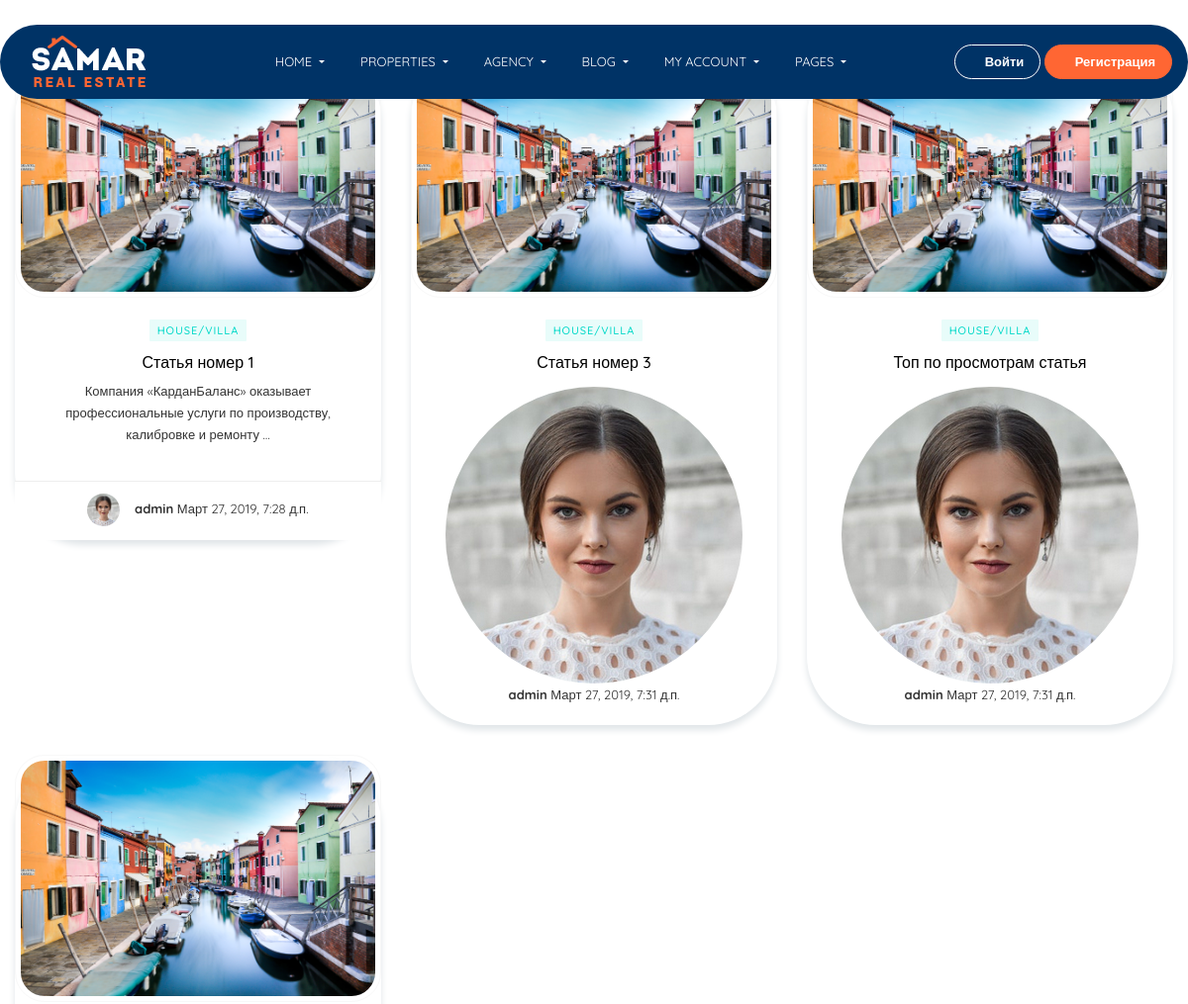
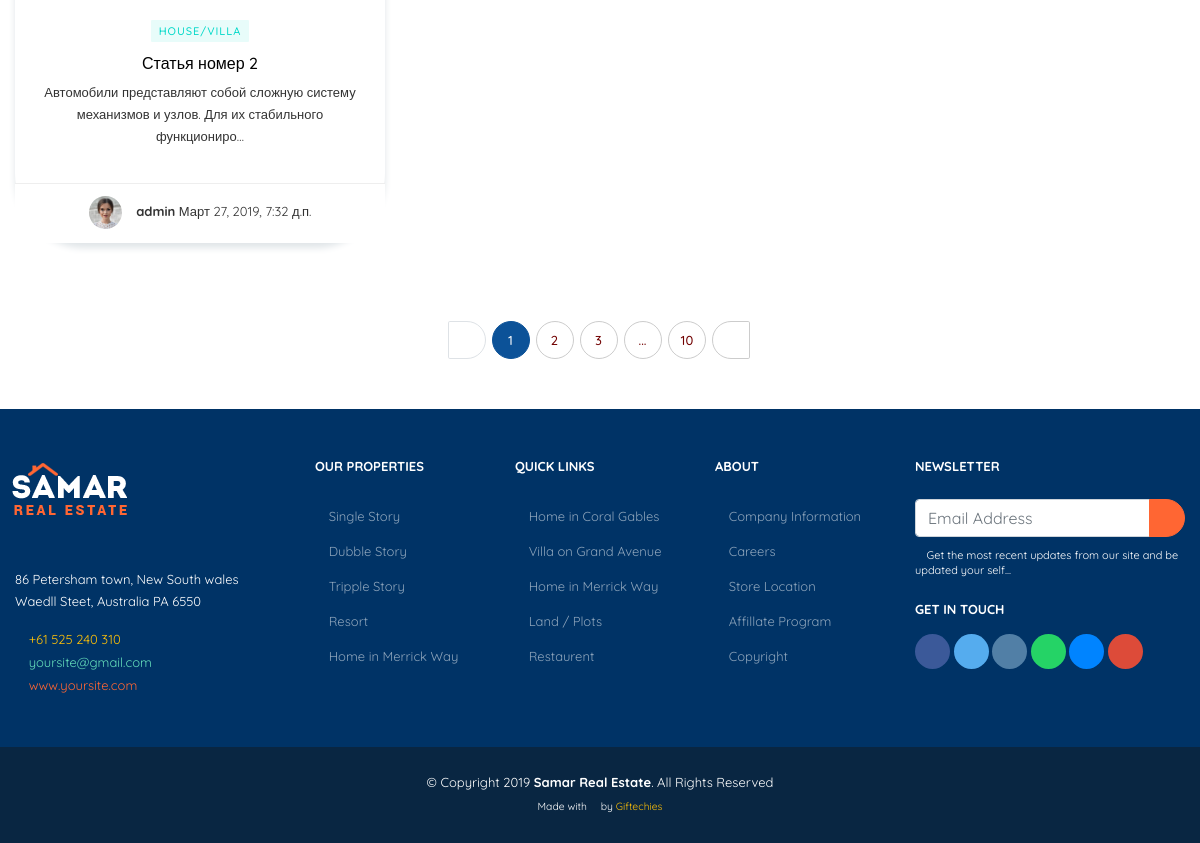
The page /blog/archive/03/2019/ on the database its author committed (2 pictures, top to bottom).
### blog/models.py (models this page shows, shortened)
class Post(models.Model):
    author = models.ForeignKey(settings.AUTH_USER_MODEL, on_delete=models.CASCADE, related_name='posts', verbose_name='Автор статьи')
    post_title = models.CharField(max_length=120, blank=False, null=False, verbose_name='Заголовок', help_text='Заголовок статьи')
    post_body = models.TextField(blank=False, null=False, default=None, verbose_name='Текст статьи')
    slug = AutoSlugField(populate_from='post_title', unique_with=['author__id', 'pub_date__day'], unique=True)
    creation_date = models.DateTimeField(auto_now_add=True, verbose_name='Дата создания статьи')
    pub_date = models.DateTimeField(auto_now=True, verbose_name='Дата публикации')
    is_active = models.BooleanField(default=False, verbose_name='Опубликовано', help_text='Поставьте галочку, если хотите опубликовать объявление')
    comments_open = models.BooleanField(default=True, verbose_name='Комментарии', help_text='Уберите галочку если хотите чтобы комментарии были закрыты')
    meta_title = models.CharField(max_length=140, blank=True, null=True, verbose_name='SEO заголовок')
    meta_description = models.TextField(max_length=220, blank=True, null=True, verbose_name='SEO описание')
    views = models.PositiveIntegerField(default=0, verbose_name='Просмотры')
    class Meta:
        verbose_name = 'Статья'
        verbose_name_plural = 'Статьи'
        ordering = ['pub_date']
    def get_absolute_url(self):
        return reverse('post_url', kwargs={'post_slug': self.slug})

### blog/views.py (the view)
# urls.py: path('archive/<str:month>/<str:year>/', BlogArchiveView.as_view(), name='blog_archive_url'),
class BlogArchiveView(View):
    def get(self, request, month, year):
        posts = Post.objects.filter(pub_date__month=month, pub_date__year=year)
        print(posts)
        return render(request, 'blog_archive.html', context={'posts': posts})

### blog/templates/blog_archive.html
{% extends 'base.html' %}
{% block content %}
      <section class="section-padding">
         <div class="container">
            <div class="row">
               <div class="col-lg-12 col-md-12">
                  <div class="row">
                   {% for post in posts %}
                     <div class="col-lg-4 col-md-4">
                        <div class="card blog-card">
                           <a href="{{ post.get_absolute_url }}">
                              <img class="card-img-top" src="img/blog/1.png" alt="Card image cap">
                              <div class="card-body">
                                 <span class="badge badge-success">House/Villa</span>
                                 <h6>{{ post.post_title }}</h6>
                                 <p class="mb-0">{{ post.post_body|truncatechars:100|safe }}</p>
                              </div>
                              <div class="card-footer">
                                 <p class="mb-0"><img class="rounded-circle" src="img/user/3.jpg" alt="Card image cap"> <strong>{{ post.author.username }}</strong> {{ post.pub_date }}</p>
                              </div>
                           </a>
                        </div>
                     </div>
                   {% endfor %}
                  </div>
                  <nav class="mt-5">
                     <ul class="pagination justify-content-center">
                        <li class="page-item disabled">
                           <a class="page-link" href="blog.html#" tabindex="-1"><i class="mdi mdi-chevron-left"></i></a>
                        </li>
                        <li class="page-item active"><a class="page-link" href="blog.html#">1</a></li>
                        <li class="page-item"><a class="page-link" href="blog.html#">2</a></li>
                        <li class="page-item"><a class="page-link" href="blog.html#">3</a></li>
                        <li class="page-item"><a class="page-link" href="blog.html#">...</a></li>
                        <li class="page-item"><a class="page-link" href="blog.html#">10</a></li>
                        <li class="page-item">
                           <a class="page-link" href="blog.html#"><i class="mdi mdi-chevron-right"></i></a>
                        </li>
                     </ul>
                  </nav>
               </div>
            </div>
         </div>
      </section>
{% endblock %}

### static/css/samar.css (style rules this page uses)
body { background-color: #fff; font-size: 13px; line-height: 25px; color: #333333; font-family: 'Quicksand', sans-serif; }
h1, h2, h3, h4, h5, h6 { color: #000000; }
p { font-size: 13px; line-height: 22px; color:#333333; }
img { height: auto; max-width: 100%; }
ul, ol { list-style: outside none none; }
ul { margin: 0; padding: 0; }
img { transform-style: preserve-3d; }
a { transition: color 300ms ease 0s, background-color 300ms ease 0s; text-decoration:none !important; }
a, a:hover { text-decoration: none; color:#710000; }
.pagination .page-item.active .page-link { background-color: #0c5298; border-color: #0c5298; color: #fff; z-index: 1; }
.pagination .page-link { border: medium none; border-radius: 42px; color: #710000; border: 1px solid #ccc; font-weight: 500; height: 38px; line-height: 20px; margin: 0 3px; text-align: center; width: 38px; }
b, strong { font-weight: bold; }
.section-padding { padding: 50px 0; }
.card { border: medium none; box-shadow: 0 5px 7px #e0e5e8; margin-bottom: 30px; border-radius:70px; text-align: center; }
.card-img-top { border: 1px solid #f8f8f8; padding: 5px; border-radius:30px; }
.card-footer { background: #ffffff none repeat scroll 0 0; border-color: #eeeeee; border-bottom: 2px solid #ffffff; }
.blog-card .card-footer img { margin: 0 11px 0 0; width: 33px; }
.blog-card .badge { border-radius: 1px; font-size: 11px; font-stretch: normal; font-style: normal; font-weight: 500; letter-spacing: 1px; line-height: normal; margin: 0 0 12px; padding: 4px 8px; text-transform: uppercase; }
.blog-card .badge-success { background-color: rgba(0, 216, 200, 0.09); color: #00d8c8; }
@media (min-width: 1024px) and (max-width: 1200px) { .container { max-width: 100%; } }

### rows shown on the page
Post: post_title "Статья номер 1", post_body "Компания «КарданБаланс» оказывает профессиональные услуги по производству, калибровке и ремонту …", author.username "admin", pub_date "Март 27, 2019, 7:28 д.п."
Post: post_title "Статья номер 3", author.username "admin", pub_date "Март 27, 2019, 7:31 д.п."
Post: post_title "Топ по просмотрам статья", author.username "admin", pub_date "Март 27, 2019, 7:31 д.п."
Post: post_title "Статья номер 2", post_body "Автомобили представляют собой сложную систему механизмов и узлов. Для их стабильного функциониро…", author.username "admin", pub_date "Март 27, 2019, 7:32 д.п."
